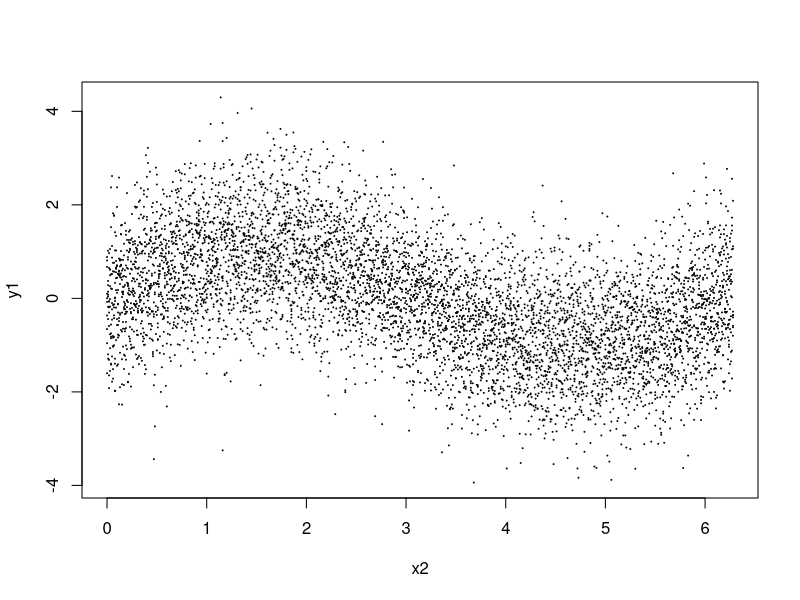
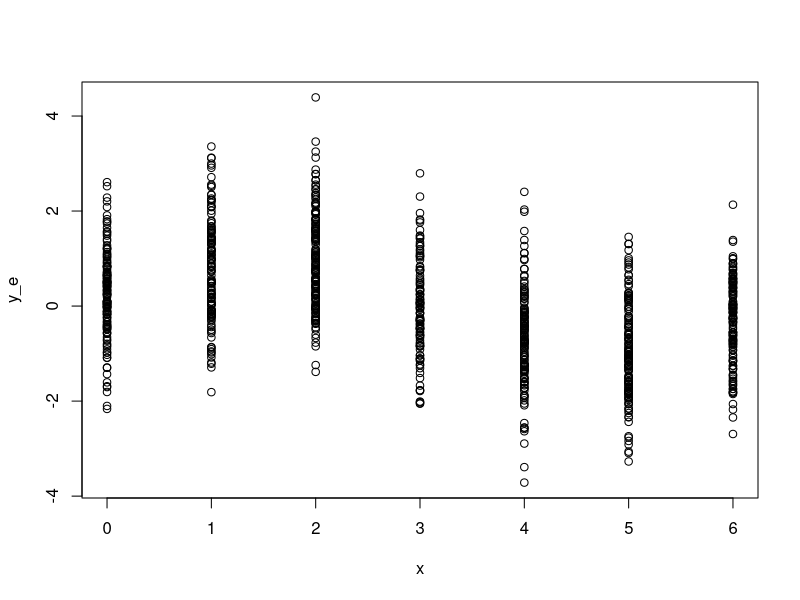
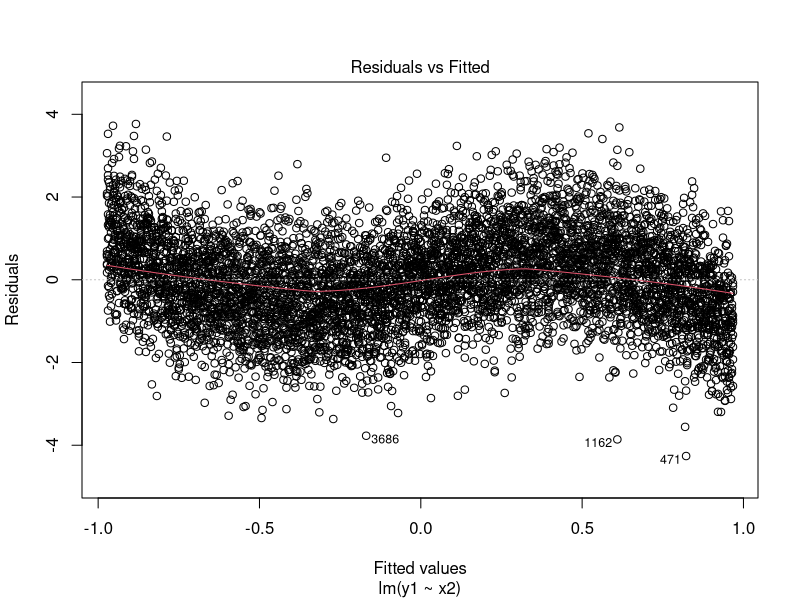
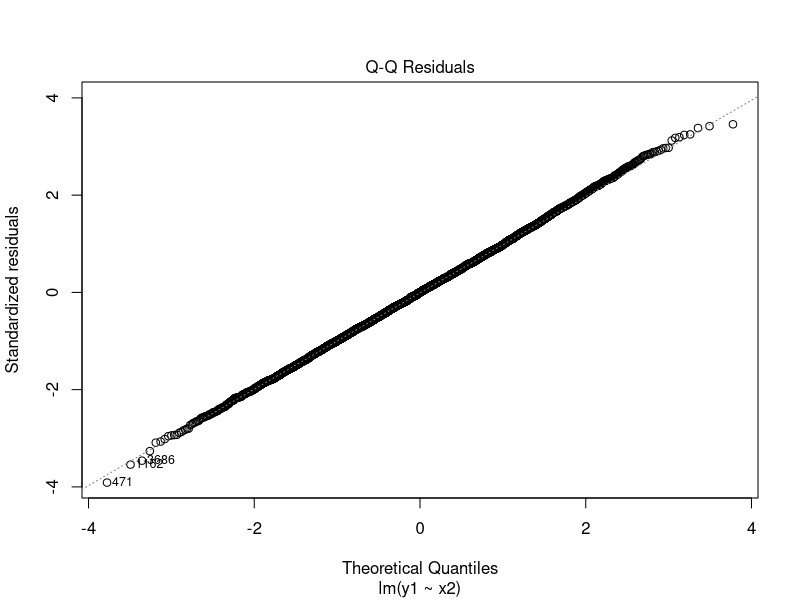
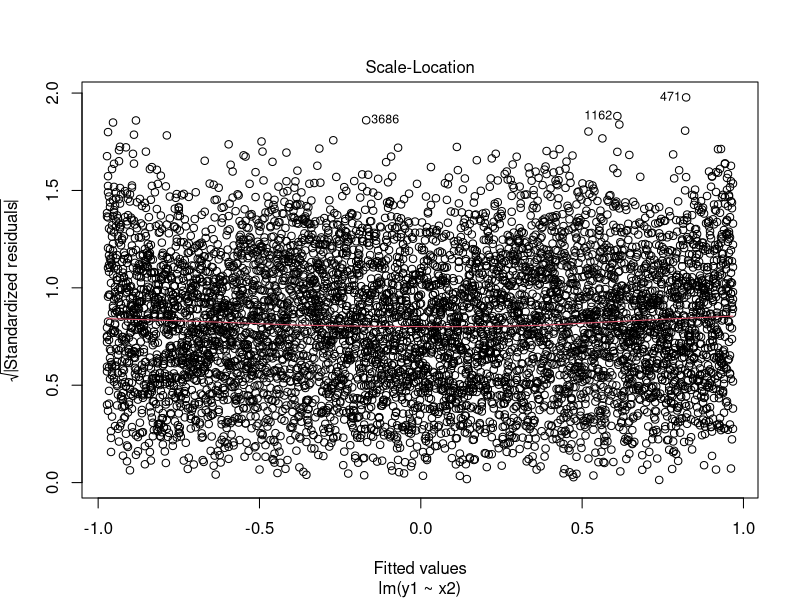
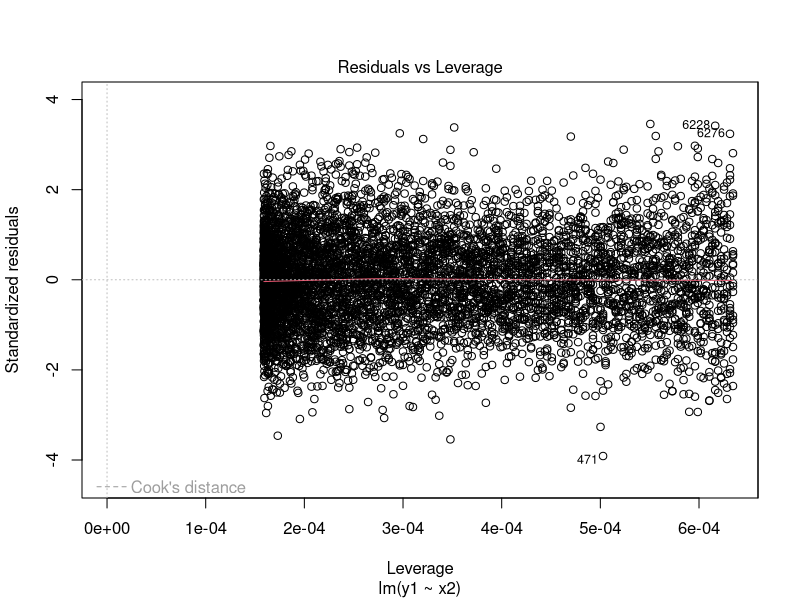

These figures' R source, in order: (Note: this script raises an error after producing the figures.)
#비선형

rm(list=ls())

x=sample(0:(2*pi),1000,replace=T)
x1=seq(0,(2*pi),0.01)#0.01 단계로 값이 나오도록

y=sin(x)
data=data.frame()
for(i in x1){
  e1=rnorm(10,0,1)
  y1=sin(i)+e1
  x2=rep(i,10)
  data1=cbind(x2,y1)
  data=rbind(data,data1)
}
plot(data,cex=0.1)#cex:size 정밀도를 나타
str(y)
#오차 유도
e=rnorm(1000,0,1)
y_e=y+e
y1_e=y1+e1
plot(x,y_e)
#non-linear
non1=lm(y1~x2,data)#y:종속변수,x2 : 독립변수 (사전에 정리 필수)//선형으로 중심선을 찾는 
plot(non1)
line(data$x2,non1$fitted.values,col='red')#추정된 값으로 overlapt그리기
abline(non1,col='blue')

install.packages('e1071')#신경망 machine learning과 관련 기
library(e1071)
sv1=svm(y1~x2,data)#스스로 변수를 찾아서 고차원으로 넘김 // 비선형으로 중심선을 찾는 것
pred1=predict(sv1,newdata = data)
points(data$x2,pred1,col='red',pch='*',cex=0.3)

#
# matrix를 이용한 계산 (y=wX)

# 비선형 > 선형으로 변환하는 과정 많이 해
# 비선형 y=wf(x)

x=sample(0:(2*pi),1000,replace=T)
# 오차항들이 위아래로 흩어질 수 있게 복원으로 뽑아
y=sin(x)
e=rnorm(length(x),0,1)
y_e=y+e
plot(x,y_e)
# 하나의 x값에 따라 골고루 흩어져 있는 모양


runif(1)



x1=seq(0,(2*pi),0.01)
data=data.frame()
for(i in x1) {
  e=rnorm(10,0,runif(1))
  y=sin(i)+e
  x2=rep(i,10)
  data1=cbind(x2,y)
  data=rbind(data,data1)
}
plot(data,cex=0.1)

non1=lm(y~x2,data)
line(data$x2,non1$fitted.values,col='red')
abline(non1,col='blue')
# 비선형인데도 불구하고 모양이 선형으로 구해져 > error 발생
# svm() 함수 이용 > 비선형 데이터 다뤄 (?)
#install.packages('e1071') # 신경망, 머신러닝 등과 관련된 기법들 포함
library(e1071)
str(data)
svm1=svm(y~x2,data)
pred1=predict(svm1,newdata=data)
points(data$x2,pred1,col='red',pch='*',cex=0.3)

points(data$x2,sin(data$x2),col='blue',pch='#',cex=0.2)

non_svm1=lm(y~x2,data)
pred2=predict(non_svm1,newdata = data)

rmse_s=sqrt(mean((data$y-pred1)^2))
rmse_n=sqrt(mean((data$y-pred2)^2))
c(rmse_s,rmse_n)

#다른커널 기법, 튜닝이 안된 상태
svm2=svm(Species~.,train)
pred3=predict(svm2,newdata=test)

t1=table(test$Species,pred3)#앞으로도 자주 사용, 같은 회귀분석인데 안에가 factor형일 때
diag(t1)#대각선 있는 것 추출
sum(diag(t1))/sum(t1)
#이분산인 경ㅇ
y2=data$y-pred1
data3=cbind(data,y2)
svm_e=svm(y2~x2,data3)

pred4=predict(svm_e,data3)
hat_y=pred1+pred2

points(data3$x2,hat_y,col='pink')#이분산에 따른 오차 반영





